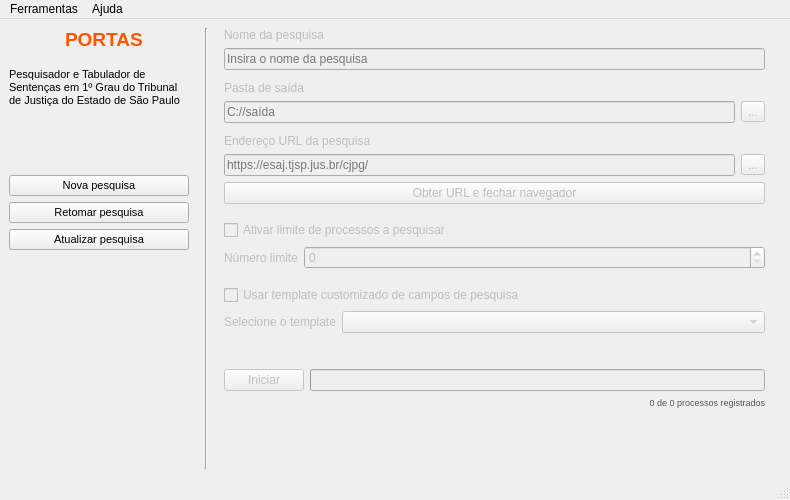
<?xml version="1.0" encoding="UTF-8"?>
<ui version="4.0">
 <class>Principal</class>
 <widget class="QMainWindow" name="Principal">
  <property name="windowModality">
   <enum>Qt::NonModal</enum>
  </property>
  <property name="enabled">
   <bool>true</bool>
  </property>
  <property name="geometry">
   <rect>
    <x>0</x>
    <y>0</y>
    <width>790</width>
    <height>500</height>
   </rect>
  </property>
  <property name="sizePolicy">
   <sizepolicy hsizetype="Preferred" vsizetype="Preferred">
    <horstretch>0</horstretch>
    <verstretch>0</verstretch>
   </sizepolicy>
  </property>
  <property name="minimumSize">
   <size>
    <width>790</width>
    <height>410</height>
   </size>
  </property>
  <property name="maximumSize">
   <size>
    <width>790</width>
    <height>500</height>
   </size>
  </property>
  <property name="windowTitle">
   <string>LabCidade PORTAS</string>
  </property>
  <property name="windowIcon">
   <iconset resource="resources.qrc">
    <normaloff>:/windowIcon/robot.png</normaloff>:/windowIcon/robot.png</iconset>
  </property>
  <widget class="QWidget" name="centralwidget">
   <property name="maximumSize">
    <size>
     <width>1000</width>
     <height>1000</height>
    </size>
   </property>
   <property name="autoFillBackground">
    <bool>false</bool>
   </property>
   <layout class="QGridLayout" name="gridLayout">
    <item row="5" column="1">
     <spacer name="horizontalSpacer_5">
      <property name="orientation">
       <enum>Qt::Horizontal</enum>
      </property>
      <property name="sizeType">
       <enum>QSizePolicy::Fixed</enum>
      </property>
      <property name="sizeHint" stdset="0">
       <size>
        <width>180</width>
        <height>20</height>
       </size>
      </property>
     </spacer>
    </item>
    <item row="4" column="1">
     <layout class="QVBoxLayout" name="configPesquisa">
      <item>
       <widget class="QPushButton" name="nova">
        <property name="font">
         <font>
          <pointsize>8</pointsize>
          <weight>50</weight>
          <bold>false</bold>
         </font>
        </property>
        <property name="mouseTracking">
         <bool>false</bool>
        </property>
        <property name="contextMenuPolicy">
         <enum>Qt::DefaultContextMenu</enum>
        </property>
        <property name="acceptDrops">
         <bool>false</bool>
        </property>
        <property name="autoFillBackground">
         <bool>true</bool>
        </property>
        <property name="text">
         <string>Nova pesquisa</string>
        </property>
        <property name="checkable">
         <bool>true</bool>
        </property>
        <property name="checked">
         <bool>false</bool>
        </property>
       </widget>
      </item>
      <item>
       <widget class="QPushButton" name="retomar">
        <property name="font">
         <font>
          <pointsize>8</pointsize>
         </font>
        </property>
        <property name="text">
         <string>Retomar pesquisa</string>
        </property>
        <property name="checkable">
         <bool>true</bool>
        </property>
       </widget>
      </item>
      <item>
       <widget class="QPushButton" name="atualizar">
        <property name="font">
         <font>
          <pointsize>8</pointsize>
         </font>
        </property>
        <property name="text">
         <string>Atualizar pesquisa</string>
        </property>
        <property name="checkable">
         <bool>true</bool>
        </property>
       </widget>
      </item>
      <item>
       <spacer name="verticalSpacer_6">
        <property name="orientation">
         <enum>Qt::Vertical</enum>
        </property>
        <property name="sizeHint" stdset="0">
         <size>
          <width>20</width>
          <height>30</height>
         </size>
        </property>
       </spacer>
      </item>
     </layout>
    </item>
    <item row="0" column="5" rowspan="5">
     <widget class="QWidget" name="menuConfig" native="true">
      <property name="enabled">
       <bool>false</bool>
      </property>
      <property name="sizePolicy">
       <sizepolicy hsizetype="Expanding" vsizetype="Expanding">
        <horstretch>0</horstretch>
        <verstretch>0</verstretch>
       </sizepolicy>
      </property>
      <property name="minimumSize">
       <size>
        <width>550</width>
        <height>350</height>
       </size>
      </property>
      <widget class="QWidget" name="verticalLayoutWidget_2">
       <property name="geometry">
        <rect>
         <x>0</x>
         <y>0</y>
         <width>541</width>
         <height>422</height>
        </rect>
       </property>
       <layout class="QVBoxLayout" name="paramsPesquisa">
        <property name="sizeConstraint">
         <enum>QLayout::SetDefaultConstraint</enum>
        </property>
        <item>
         <widget class="QLabel" name="labelNome">
          <property name="enabled">
           <bool>false</bool>
          </property>
          <property name="text">
           <string>Nome da pesquisa</string>
          </property>
         </widget>
        </item>
        <item>
         <widget class="QLineEdit" name="pesquisa_nome">
          <property name="enabled">
           <bool>false</bool>
          </property>
          <property name="sizePolicy">
           <sizepolicy hsizetype="Expanding" vsizetype="Fixed">
            <horstretch>0</horstretch>
            <verstretch>0</verstretch>
           </sizepolicy>
          </property>
          <property name="minimumSize">
           <size>
            <width>400</width>
            <height>0</height>
           </size>
          </property>
          <property name="text">
           <string/>
          </property>
          <property name="placeholderText">
           <string>Insira o nome da pesquisa</string>
          </property>
         </widget>
        </item>
        <item>
         <spacer name="verticalSpacer_5">
          <property name="orientation">
           <enum>Qt::Vertical</enum>
          </property>
          <property name="sizeType">
           <enum>QSizePolicy::Fixed</enum>
          </property>
          <property name="sizeHint" stdset="0">
           <size>
            <width>20</width>
            <height>5</height>
           </size>
          </property>
         </spacer>
        </item>
        <item>
         <widget class="QLabel" name="labelSaida">
          <property name="enabled">
           <bool>false</bool>
          </property>
          <property name="text">
           <string>Pasta de saída</string>
          </property>
         </widget>
        </item>
        <item>
         <layout class="QHBoxLayout" name="horizontalLayout_3">
          <item>
           <widget class="QLineEdit" name="pesquisa_arq">
            <property name="enabled">
             <bool>false</bool>
            </property>
            <property name="sizePolicy">
             <sizepolicy hsizetype="Expanding" vsizetype="Fixed">
              <horstretch>0</horstretch>
              <verstretch>0</verstretch>
             </sizepolicy>
            </property>
            <property name="minimumSize">
             <size>
              <width>400</width>
              <height>0</height>
             </size>
            </property>
            <property name="placeholderText">
             <string>C://saída</string>
            </property>
           </widget>
          </item>
          <item>
           <widget class="QToolButton" name="browseArq">
            <property name="enabled">
             <bool>false</bool>
            </property>
            <property name="text">
             <string>...</string>
            </property>
           </widget>
          </item>
         </layout>
        </item>
        <item>
         <spacer name="verticalSpacer_4">
          <property name="orientation">
           <enum>Qt::Vertical</enum>
          </property>
          <property name="sizeType">
           <enum>QSizePolicy::Fixed</enum>
          </property>
          <property name="sizeHint" stdset="0">
           <size>
            <width>20</width>
            <height>5</height>
           </size>
          </property>
         </spacer>
        </item>
        <item>
         <widget class="QLabel" name="labelURL">
          <property name="enabled">
           <bool>false</bool>
          </property>
          <property name="text">
           <string>Endereço URL da pesquisa</string>
          </property>
         </widget>
        </item>
        <item>
         <layout class="QHBoxLayout" name="horizontalLayout_5">
          <item>
           <widget class="QLineEdit" name="pesquisa_url">
            <property name="enabled">
             <bool>false</bool>
            </property>
            <property name="sizePolicy">
             <sizepolicy hsizetype="Expanding" vsizetype="Fixed">
              <horstretch>0</horstretch>
              <verstretch>0</verstretch>
             </sizepolicy>
            </property>
            <property name="minimumSize">
             <size>
              <width>400</width>
              <height>0</height>
             </size>
            </property>
            <property name="placeholderText">
             <string>https://esaj.tjsp.jus.br/cjpg/</string>
            </property>
           </widget>
          </item>
          <item>
           <widget class="QToolButton" name="browseUrl">
            <property name="enabled">
             <bool>false</bool>
            </property>
            <property name="text">
             <string>...</string>
            </property>
           </widget>
          </item>
         </layout>
        </item>
        <item>
         <widget class="QPushButton" name="closeBrowser">
          <property name="enabled">
           <bool>false</bool>
          </property>
          <property name="text">
           <string>Obter URL e fechar navegador</string>
          </property>
         </widget>
        </item>
        <item>
         <spacer name="verticalSpacer">
          <property name="orientation">
           <enum>Qt::Vertical</enum>
          </property>
          <property name="sizeType">
           <enum>QSizePolicy::Fixed</enum>
          </property>
          <property name="sizeHint" stdset="0">
           <size>
            <width>20</width>
            <height>10</height>
           </size>
          </property>
         </spacer>
        </item>
        <item>
         <widget class="QCheckBox" name="isLimite">
          <property name="text">
           <string>Ativar limite de processos a pesquisar</string>
          </property>
         </widget>
        </item>
        <item>
         <layout class="QHBoxLayout" name="horizontalLayout_6">
          <item>
           <widget class="QLabel" name="labelLimite">
            <property name="enabled">
             <bool>false</bool>
            </property>
            <property name="text">
             <string>Número limite</string>
            </property>
           </widget>
          </item>
          <item>
           <widget class="QSpinBox" name="pesquisa_limite">
            <property name="enabled">
             <bool>false</bool>
            </property>
            <property name="sizePolicy">
             <sizepolicy hsizetype="Expanding" vsizetype="Fixed">
              <horstretch>0</horstretch>
              <verstretch>0</verstretch>
             </sizepolicy>
            </property>
            <property name="minimumSize">
             <size>
              <width>400</width>
              <height>0</height>
             </size>
            </property>
            <property name="maximum">
             <number>1000000</number>
            </property>
           </widget>
          </item>
         </layout>
        </item>
        <item>
         <spacer name="verticalSpacer_8">
          <property name="orientation">
           <enum>Qt::Vertical</enum>
          </property>
          <property name="sizeType">
           <enum>QSizePolicy::Fixed</enum>
          </property>
          <property name="sizeHint" stdset="0">
           <size>
            <width>20</width>
            <height>10</height>
           </size>
          </property>
         </spacer>
        </item>
        <item>
         <widget class="QCheckBox" name="isDics">
          <property name="enabled">
           <bool>false</bool>
          </property>
          <property name="text">
           <string>Usar template customizado de campos de pesquisa</string>
          </property>
         </widget>
        </item>
        <item>
         <layout class="QHBoxLayout" name="horizontalLayout_14">
          <item>
           <widget class="QLabel" name="labelDics">
            <property name="enabled">
             <bool>false</bool>
            </property>
            <property name="text">
             <string>Selecione o template</string>
            </property>
           </widget>
          </item>
          <item>
           <widget class="QComboBox" name="raspar_dics">
            <property name="enabled">
             <bool>false</bool>
            </property>
            <property name="sizePolicy">
             <sizepolicy hsizetype="Expanding" vsizetype="Fixed">
              <horstretch>0</horstretch>
              <verstretch>0</verstretch>
             </sizepolicy>
            </property>
            <property name="acceptDrops">
             <bool>true</bool>
            </property>
            <property name="editable">
             <bool>false</bool>
            </property>
            <property name="currentText">
             <string/>
            </property>
           </widget>
          </item>
         </layout>
        </item>
        <item>
         <spacer name="verticalSpacer_3">
          <property name="orientation">
           <enum>Qt::Vertical</enum>
          </property>
          <property name="sizeType">
           <enum>QSizePolicy::Fixed</enum>
          </property>
          <property name="sizeHint" stdset="0">
           <size>
            <width>20</width>
            <height>30</height>
           </size>
          </property>
         </spacer>
        </item>
        <item>
         <layout class="QHBoxLayout" name="horizontalLayout_4">
          <item>
           <widget class="QPushButton" name="raspar_controle">
            <property name="enabled">
             <bool>false</bool>
            </property>
            <property name="text">
             <string>Iniciar</string>
            </property>
           </widget>
          </item>
          <item>
           <widget class="QProgressBar" name="barraProgresso">
            <property name="enabled">
             <bool>false</bool>
            </property>
            <property name="maximum">
             <number>100</number>
            </property>
            <property name="value">
             <number>0</number>
            </property>
            <property name="textVisible">
             <bool>false</bool>
            </property>
            <property name="invertedAppearance">
             <bool>false</bool>
            </property>
            <property name="textDirection">
             <enum>QProgressBar::TopToBottom</enum>
            </property>
           </widget>
          </item>
         </layout>
        </item>
        <item>
         <widget class="QLabel" name="labelProgresso">
          <property name="enabled">
           <bool>false</bool>
          </property>
          <property name="font">
           <font>
            <pointsize>7</pointsize>
           </font>
          </property>
          <property name="layoutDirection">
           <enum>Qt::LeftToRight</enum>
          </property>
          <property name="text">
           <string>&lt;html&gt;&lt;head/&gt;&lt;body&gt;&lt;p&gt;&lt;span style=&quot; color:#555555;&quot;&gt;0 de 0 processos registrados&lt;/span&gt;&lt;/p&gt;&lt;/body&gt;&lt;/html&gt;</string>
          </property>
          <property name="alignment">
           <set>Qt::AlignRight|Qt::AlignTrailing|Qt::AlignVCenter</set>
          </property>
          <property name="openExternalLinks">
           <bool>false</bool>
          </property>
         </widget>
        </item>
        <item>
         <spacer name="verticalSpacer_7">
          <property name="orientation">
           <enum>Qt::Vertical</enum>
          </property>
          <property name="sizeHint" stdset="0">
           <size>
            <width>20</width>
            <height>40</height>
           </size>
          </property>
         </spacer>
        </item>
       </layout>
      </widget>
     </widget>
    </item>
    <item row="0" column="1">
     <layout class="QHBoxLayout" name="horizontalLayout">
      <item>
       <widget class="QLabel" name="logo">
        <property name="enabled">
         <bool>true</bool>
        </property>
        <property name="sizePolicy">
         <sizepolicy hsizetype="Fixed" vsizetype="Fixed">
          <horstretch>0</horstretch>
          <verstretch>0</verstretch>
         </sizepolicy>
        </property>
        <property name="maximumSize">
         <size>
          <width>50</width>
          <height>50</height>
         </size>
        </property>
        <property name="text">
         <string/>
        </property>
        <property name="pixmap">
         <pixmap resource="resources.qrc">:/logoLab/zdETOxzh_400x400.jpg</pixmap>
        </property>
        <property name="scaledContents">
         <bool>true</bool>
        </property>
        <property name="wordWrap">
         <bool>true</bool>
        </property>
       </widget>
      </item>
      <item>
       <widget class="QLabel" name="nomeScript">
        <property name="font">
         <font>
          <family>Segoe UI</family>
          <pointsize>14</pointsize>
          <weight>75</weight>
          <bold>true</bold>
         </font>
        </property>
        <property name="text">
         <string>&lt;html&gt;&lt;head/&gt;&lt;body&gt;&lt;p&gt;&lt;span style=&quot; color:#ff5500;&quot;&gt;PORTAS&lt;/span&gt;&lt;/p&gt;&lt;/body&gt;&lt;/html&gt;</string>
        </property>
       </widget>
      </item>
     </layout>
    </item>
    <item row="4" column="2">
     <spacer name="horizontalSpacer">
      <property name="orientation">
       <enum>Qt::Horizontal</enum>
      </property>
      <property name="sizeType">
       <enum>QSizePolicy::Fixed</enum>
      </property>
      <property name="sizeHint" stdset="0">
       <size>
        <width>10</width>
        <height>20</height>
       </size>
      </property>
     </spacer>
    </item>
    <item row="4" column="6">
     <spacer name="horizontalSpacer_2">
      <property name="orientation">
       <enum>Qt::Horizontal</enum>
      </property>
      <property name="sizeType">
       <enum>QSizePolicy::Expanding</enum>
      </property>
      <property name="sizeHint" stdset="0">
       <size>
        <width>10</width>
        <height>20</height>
       </size>
      </property>
     </spacer>
    </item>
    <item row="5" column="5">
     <spacer name="horizontalSpacer_4">
      <property name="orientation">
       <enum>Qt::Horizontal</enum>
      </property>
      <property name="sizeType">
       <enum>QSizePolicy::MinimumExpanding</enum>
      </property>
      <property name="sizeHint" stdset="0">
       <size>
        <width>100</width>
        <height>20</height>
       </size>
      </property>
     </spacer>
    </item>
    <item row="0" column="3" rowspan="6">
     <widget class="Line" name="line">
      <property name="orientation">
       <enum>Qt::Vertical</enum>
      </property>
     </widget>
    </item>
    <item row="2" column="1">
     <widget class="QLabel" name="descricao">
      <property name="enabled">
       <bool>true</bool>
      </property>
      <property name="sizePolicy">
       <sizepolicy hsizetype="Preferred" vsizetype="Preferred">
        <horstretch>0</horstretch>
        <verstretch>0</verstretch>
       </sizepolicy>
      </property>
      <property name="minimumSize">
       <size>
        <width>0</width>
        <height>50</height>
       </size>
      </property>
      <property name="font">
       <font>
        <pointsize>8</pointsize>
       </font>
      </property>
      <property name="text">
       <string>&lt;html&gt;&lt;head/&gt;&lt;body&gt;&lt;p&gt;Pesquisador e Tabulador de Sentenças em 1º Grau do Tribunal de Justiça do Estado de São Paulo&lt;/p&gt;&lt;/body&gt;&lt;/html&gt;</string>
      </property>
      <property name="textFormat">
       <enum>Qt::AutoText</enum>
      </property>
      <property name="scaledContents">
       <bool>false</bool>
      </property>
      <property name="wordWrap">
       <bool>true</bool>
      </property>
     </widget>
    </item>
    <item row="3" column="1">
     <spacer name="verticalSpacer_2">
      <property name="orientation">
       <enum>Qt::Vertical</enum>
      </property>
      <property name="sizeType">
       <enum>QSizePolicy::Fixed</enum>
      </property>
      <property name="sizeHint" stdset="0">
       <size>
        <width>50</width>
        <height>50</height>
       </size>
      </property>
     </spacer>
    </item>
    <item row="4" column="4">
     <spacer name="horizontalSpacer_3">
      <property name="orientation">
       <enum>Qt::Horizontal</enum>
      </property>
      <property name="sizeType">
       <enum>QSizePolicy::Fixed</enum>
      </property>
      <property name="sizeHint" stdset="0">
       <size>
        <width>10</width>
        <height>20</height>
       </size>
      </property>
     </spacer>
    </item>
   </layout>
  </widget>
  <widget class="QStatusBar" name="statusbar"/>
  <widget class="QMenuBar" name="menuBar">
   <property name="geometry">
    <rect>
     <x>0</x>
     <y>0</y>
     <width>790</width>
     <height>22</height>
    </rect>
   </property>
   <property name="tabletTracking">
    <bool>false</bool>
   </property>
   <property name="defaultUp">
    <bool>false</bool>
   </property>
   <property name="nativeMenuBar">
    <bool>true</bool>
   </property>
   <widget class="QMenu" name="menuFerramentas">
    <property name="title">
     <string>Ferramentas</string>
    </property>
    <addaction name="actionLocalizar_template"/>
    <addaction name="actionConfigurar"/>
   </widget>
   <widget class="QMenu" name="menuAjuda">
    <property name="layoutDirection">
     <enum>Qt::LeftToRight</enum>
    </property>
    <property name="title">
     <string>Ajuda</string>
    </property>
    <addaction name="actionSobre_o_PORTAS"/>
    <addaction name="actionSobre_o_LabCidade"/>
   </widget>
   <addaction name="menuFerramentas"/>
   <addaction name="menuAjuda"/>
  </widget>
  <action name="actionCriar_template">
   <property name="text">
    <string>Criar template</string>
   </property>
  </action>
  <action name="actionSobre_o_PORTAS">
   <property name="text">
    <string>Sobre o PORTAS</string>
   </property>
  </action>
  <action name="actionSobre_o_LabCidade">
   <property name="text">
    <string>Sobre o LabCidade</string>
   </property>
  </action>
  <action name="actionLocalizar_template">
   <property name="text">
    <string>Localizar template</string>
   </property>
  </action>
  <action name="actionConfigurar">
   <property name="text">
    <string>Configurar variáveis</string>
   </property>
  </action>
 </widget>
 <resources>
  <include location="resources.qrc"/>
  <include location="../../../../../.designer/backup/resources.qrc"/>
 </resources>
 <connections/>
</ui>
